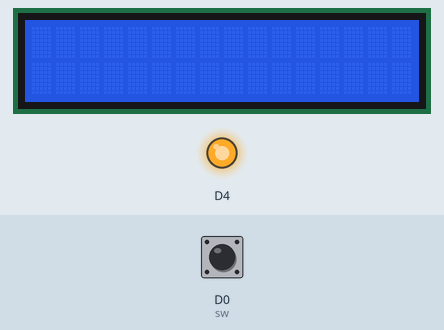
The sketch below on a simulated ESP8266 (NodeMCU). Parts: 16×2 character LCD, output pins drawn as LEDs (lit = HIGH). The inputs (shaded band) are chosen by the test bench; at power-on: D0 (sw) HIGH.

Above: at 1.2 s.
1.3 s: D0 (sw) pulled LOW for 0.15 s
At 1.9 s:
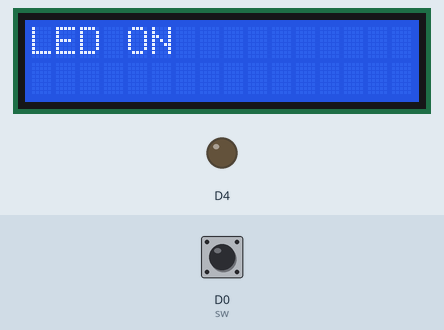
2.9 s: D0 (sw) pulled LOW for 1 s
At 4.9 s:
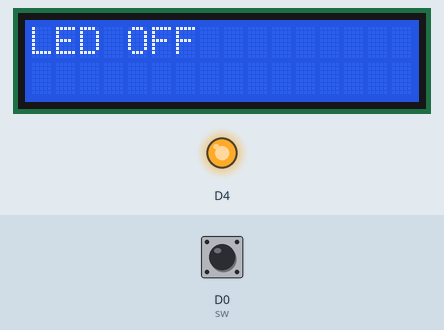
5.4 s: D0 (sw) pulled LOW for 0.15 s
At 6.2 s:
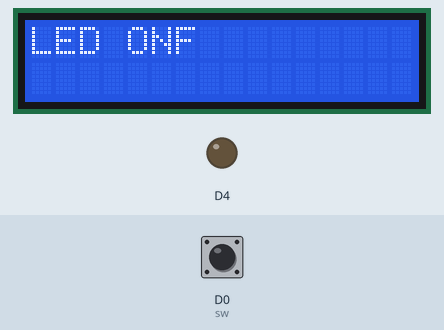
7.0 s: D0 (sw) pulled LOW for 3.2 s
At 7.3 s:
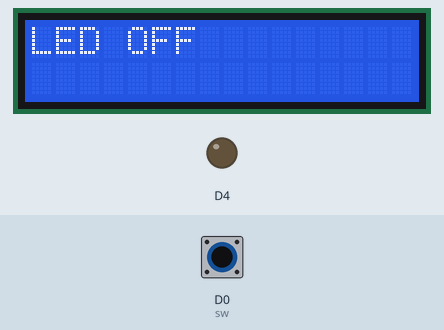
Timing chart, 0 to 11.7 s (numbered marks = the images above; inputs shaded):
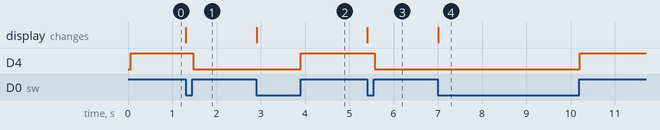

Measured:
- after the input at 1.3 s, D4: HIGH → LOW after 0.18 s; the display: changes at once (image 1)
- after the input at 2.9 s, D4: LOW → HIGH after 1.0 s; the display: changes at once (image 2)
- after the input at 5.4 s, D4: HIGH → LOW after 0.18 s; the display: changes at once (image 3)
- after the input at 7.0 s, D4: LOW → HIGH after 3.2 s; the display: changes at once (image 4)

The sketch:

relay_lcd_lled.ino
```cpp
//LED&Switch&Relay&LCD
#include <LiquidCrystal_I2C.h>
#define sw D0
int status = false;
LiquidCrystal_I2C lcd(0x3F, 16, 2);

void setup() {
  // put your setup code here, to run once:
  Serial.begin(115200);
  lcd.begin(D5, D6);
  lcd.backlight();
  pinMode(2, OUTPUT);
  pinMode(sw, INPUT_PULLUP);
}

void loop() {
  // put your main code here, to run repeatedly:

  if (digitalRead(sw) == true) {
    status = !status;
    digitalWrite(2, status);
  } while (digitalRead(sw) == true);

  if (status == true) {
    lcd.home();
    lcd.print("LED ON");
  } else {
    lcd.home();
    lcd.print("LED OFF");
  }
  delay(50);
}
```
